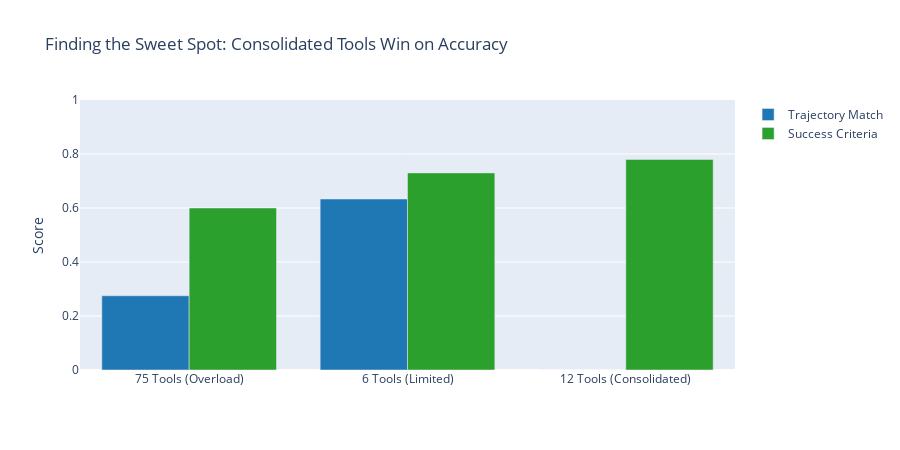

Notebook code for this chart:
### Markdown cell above
## Tool Count Comparison

The results reveals that performance suffers at both extremes:

### Code cell
# Comparison visualization showing clear accuracy wins
configs = ["75 Tools\n(Overload)", "6 Tools\n(Limited)", "12 Tools\n(Consolidated)"]
trajectory_scores = [
    production_metrics["trajectory_match"],
    minimal_metrics["trajectory_match"],
    optimal_metrics["trajectory_match"]
]
success_scores = [
    production_metrics["success_criteria"],
    minimal_metrics["success_criteria"],
    optimal_metrics["success_criteria"]
]
efficiency_scores = [
    production_metrics["tool_efficiency"],
    minimal_metrics["tool_efficiency"],
    optimal_metrics["tool_efficiency"]
]

# Create grouped bar chart
fig = go.Figure()
fig.add_trace(go.Bar(
    name='Trajectory Match',
    x=configs,
    y=trajectory_scores,
    marker_color='#1f77b4'
))
fig.add_trace(go.Bar(
    name='Success Criteria',
    x=configs,
    y=success_scores,
    marker_color='#2ca02c'
))

fig.update_layout(
    title="Consolidated Tools Win on Accuracy",
    yaxis_title="Score",
    barmode='group',
    height=450,
    showlegend=True,
    yaxis=dict(range=[0, 1.0])
)

fig.show()

# Create summary table
comparison_df = pd.DataFrame({
    "Configuration": configs,
    "Tool Count": [len(all_tools), 6, 12],
    "Trajectory Match": [f"{s:.1%}" for s in trajectory_scores],
    "Success Criteria": [f"{s:.1%}" for s in success_scores],
    "Tool Efficiency": [f"{s:.2f}" for s in efficiency_scores],
})

display(comparison_df)

print("\n📊 Key Findings:")
print(f"   75 tools: {trajectory_scores[0]:.1%} trajectory match, {success_scores[0]:.1%} success criteria")
print(f"   6 tools:  {trajectory_scores[1]:.1%} trajectory match, {success_scores[1]:.1%} success criteria")
print(f"   12 tools: {trajectory_scores[2]:.1%} trajectory match, {success_scores[2]:.1%} success criteria")
print("   Consolidated tools outperform both extremes by reducing context confusion")
print("   Flexible parameters provide clarity (better tool selection) AND capability (full coverage)")

### Figure 1 — Plotly figure (JSON) as saved in the notebook; plotly's stock layout.template omitted (floating-point values rounded to 4 significant figures)
{"data": [{"marker": {"color": "#1f77b4"}, "name": "Trajectory Match", "type": "bar", "x": ["75 Tools\n(Overload)", "6 Tools\n(Limited)", "12 Tools\n(Consolidated)"], "y": [0.275, 0.6333, 0]}, {"marker": {"color": "#2ca02c"}, "name": "Success Criteria", "type": "bar", "x": ["75 Tools\n(Overload)", "6 Tools\n(Limited)", "12 Tools\n(Consolidated)"], "y": [0.6, 0.73, 0.78]}], "layout": {"barmode": "group", "height": 450, "showlegend": true, "title": {"text": "Finding the Sweet Spot: Consolidated Tools Win on Accuracy"}, "yaxis": {"range": [0, 1], "title": {"text": "Score"}}}}
